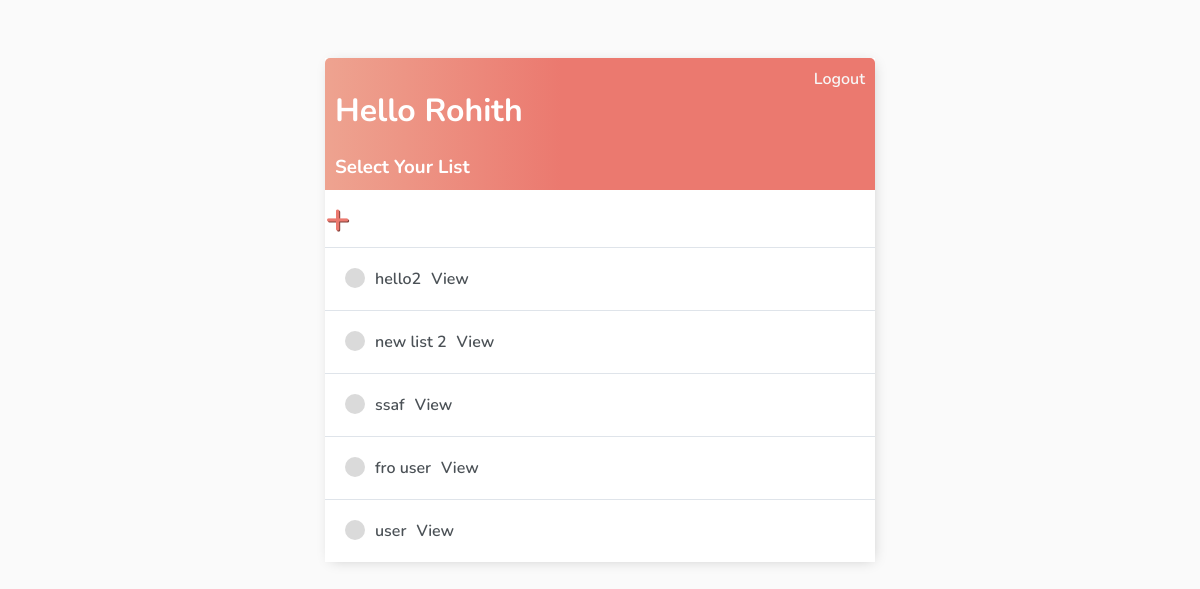
Before: /lists/ (signed in) with the older database file.
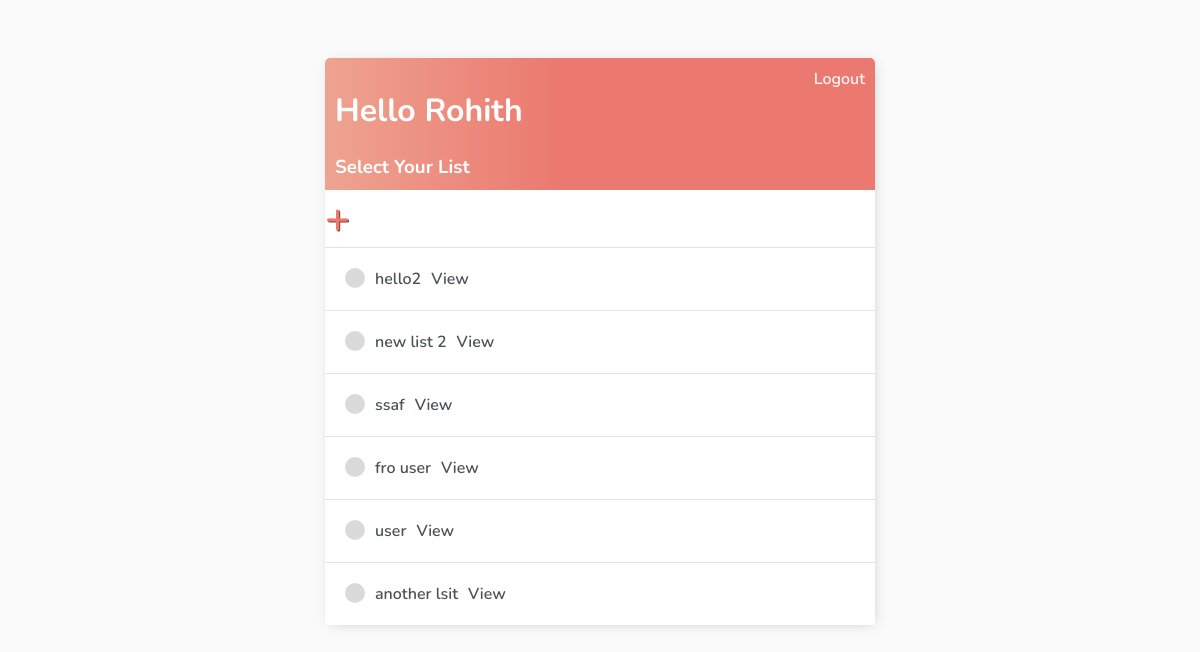
After: the same page with the newer database file.
### base/models.py (models this page shows)
class AbstractModel(models.Model):
    created_on = models.DateTimeField(auto_now_add=True)
    deleted_on = models.DateTimeField(null=True, blank=True)
    updated_on = models.DateTimeField(auto_now=True)
    created_by = models.ForeignKey(User, on_delete=models.CASCADE, null=True, blank=True, related_name='%(class)s_requests_created')
    updated_by = models.ForeignKey(User, on_delete=models.CASCADE, null=True, blank=True, related_name='%(class)s_requests_updated')
    deleted_by = models.ForeignKey(User, on_delete=models.CASCADE, null=True, blank=True, related_name='%(class)s_requests_deleted')
    class Meta:
        abstract = True

class List(AbstractModel):
    title = models.CharField(max_length=200)
    description = models.TextField(default='', blank=True)
    def __str__(self):
        return self.title

### base/views/ListList.py (the view)
# urls.py: path('', ListList.as_view(), name='lists'),
class ListList(LoginRequiredMixin, ListView):
    model = List
    context_object_name = 'lists'
    def get_context_data(self, **kwargs):
        context = super().get_context_data(**kwargs)
        context['lists'] = context['lists'].filter(created_by=self.request.user)
        search_input = self.request.GET.get('search-area') or ''
        if search_input:
            context['lists'] = context['lists'].filter(title__startswith=search_input)
        context['search_input'] = search_input
        return context

### base/templates/base/list_list.html
{% extends 'base/main.html' %}
{% block content %}
<div class="header-bar">
    <div>
        <h1> Hello {{request.user|title}}</h1>
        <h3 style="margin:0">Select Your List</h3>
    </div>
    {% if request.user.is_authenticated %}
    <a href="{% url 'logout' %}">Logout</a>
    {% else %}
    <a href="{% url 'login' %}">Login</a>
    {% endif %}
</div>
<a id="add-link" href="{% url 'list-create' %}">&#x2b;</a>
<div id="tasklist" class="task-items-wrapper">
    {% for list in lists %}
    <div class="task-wrapper" data-position="{{list.pk}}">
        <div class="task-title">
            <div class="task-incomplete-icon"></div>
            <a href="{% url 'list-update' list.id %}">{{list}}</a>
            <a href="{% url 'tasks' list.id %}">View</a>
        </div>
    </div>
    {% empty %}
    <div style="text-align: center; padding-bottom: 10px; line-height: 1em;">
        <h3>No new lists are created.</h3>
        <h3>Create a <a style="text-decoration: none; color: #e53935;" href="{% url 'list-create' %}">New List</a> ! </h3>
    </div>
    {% endfor %}
</div>
{% endblock content%}

### base/templates/base/main.html (shortened to what this page needs)
<!DOCTYPE html>
<html lang="en">
<head>
</head>
<body>
    <div class="container">
        {% block content %} {% endblock content %}
    </div>
</body>
</html>

### base/templates/base/main.html (style rules this page uses)
body { background-color: #FAFAFA; font-family: 'Nunito', sans-serif; padding-top: 50px; }
h1, h2, h3, h4, h5, h6, { font-family: 'Raleway', sans-serif; }
a, p { color: #4b5156 }
a { font-weight: 600; }
.container { max-width: 550px; margin: auto; background-color: #fff; -webkit-box-shadow: 2px 2px 13px -4px rgba(0, 0, 0, 0.21); box-shadow: 2px 2px 13px -4px rgba(0, 0, 0, 0.21); }
.header-bar { display: flex; justify-content: space-between; color: #fff; padding: 10px; border-radius: 5px 5px 0 0; background: linear-gradient(90deg, #EEA390 0%, #EB796F 43%, #EB796F 100%); }
.header-bar a { color: rgb(247, 247, 247); text-decoration: none; }
.task-wrapper { display: flex; align-items: center; justify-content: space-between; background-color: #fff; border-top: 1px solid #dfe4ea; overflow: hidden; }
.task-title { display: flex; padding: 20px; }
.task-title a { text-decoration: none; color: #4b5156; margin-left: 10px; }
.task-incomplete-icon { height: 20px; width: 20px; background-color: rgb(218, 218, 218); border-radius: 50%; }
#add-link { color: #EB796F; text-decoration: none; font-size: 42px; text-shadow: 1px 1px #81413b; }
::placeholder { font-weight: 300; opacity: 0.5; }

Changed rows visible on the page:
added List: title "another lsit"
